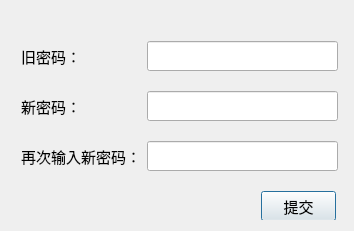
<?xml version="1.0" encoding="UTF-8"?>
<ui version="4.0">
 <class>UpdatePassword</class>
 <widget class="QDialog" name="UpdatePassword">
  <property name="geometry">
   <rect>
    <x>0</x>
    <y>0</y>
    <width>354</width>
    <height>231</height>
   </rect>
  </property>
  <property name="font">
   <font>
    <family>宋体</family>
    <pointsize>11</pointsize>
   </font>
  </property>
  <property name="windowTitle">
   <string>多点远程超声 - 修改密码</string>
  </property>
  <layout class="QGridLayout" name="gridLayout">
   <item row="0" column="0">
    <widget class="QStackedWidget" name="stacked_widget">
     <property name="sizePolicy">
      <sizepolicy hsizetype="Expanding" vsizetype="Expanding">
       <horstretch>0</horstretch>
       <verstretch>0</verstretch>
      </sizepolicy>
     </property>
     <widget class="QWidget" name="page_update">
      <widget class="QLabel" name="old_pass_label">
       <property name="geometry">
        <rect>
         <x>10</x>
         <y>30</y>
         <width>61</width>
         <height>30</height>
        </rect>
       </property>
       <property name="text">
        <string>旧密码：</string>
       </property>
      </widget>
      <widget class="QLineEdit" name="old_pass_line_edit">
       <property name="geometry">
        <rect>
         <x>136</x>
         <y>30</y>
         <width>191</width>
         <height>30</height>
        </rect>
       </property>
       <property name="echoMode">
        <enum>QLineEdit::Password</enum>
       </property>
      </widget>
      <widget class="QLineEdit" name="new_pass_line_edit">
       <property name="geometry">
        <rect>
         <x>136</x>
         <y>80</y>
         <width>191</width>
         <height>30</height>
        </rect>
       </property>
       <property name="echoMode">
        <enum>QLineEdit::Password</enum>
       </property>
      </widget>
      <widget class="QLabel" name="new_pass_label">
       <property name="geometry">
        <rect>
         <x>10</x>
         <y>80</y>
         <width>61</width>
         <height>30</height>
        </rect>
       </property>
       <property name="text">
        <string>新密码：</string>
       </property>
      </widget>
      <widget class="QPushButton" name="ok_button">
       <property name="geometry">
        <rect>
         <x>250</x>
         <y>180</y>
         <width>75</width>
         <height>30</height>
        </rect>
       </property>
       <property name="text">
        <string>提交</string>
       </property>
       <property name="default">
        <bool>true</bool>
       </property>
      </widget>
      <widget class="QLineEdit" name="new_pass_confirm_line_edit">
       <property name="geometry">
        <rect>
         <x>136</x>
         <y>130</y>
         <width>191</width>
         <height>30</height>
        </rect>
       </property>
       <property name="echoMode">
        <enum>QLineEdit::Password</enum>
       </property>
      </widget>
      <widget class="QLabel" name="new_pass_confirm_label">
       <property name="geometry">
        <rect>
         <x>10</x>
         <y>130</y>
         <width>121</width>
         <height>30</height>
        </rect>
       </property>
       <property name="text">
        <string>再次输入新密码：</string>
       </property>
      </widget>
     </widget>
     <widget class="QWidget" name="page_info">
      <widget class="QLabel" name="info_label">
       <property name="geometry">
        <rect>
         <x>0</x>
         <y>90</y>
         <width>341</width>
         <height>30</height>
        </rect>
       </property>
       <property name="text">
        <string>TextLabel</string>
       </property>
       <property name="alignment">
        <set>Qt::AlignCenter</set>
       </property>
      </widget>
     </widget>
    </widget>
   </item>
  </layout>
 </widget>
 <layoutdefault spacing="6" margin="11"/>
 <resources/>
 <connections/>
</ui>
